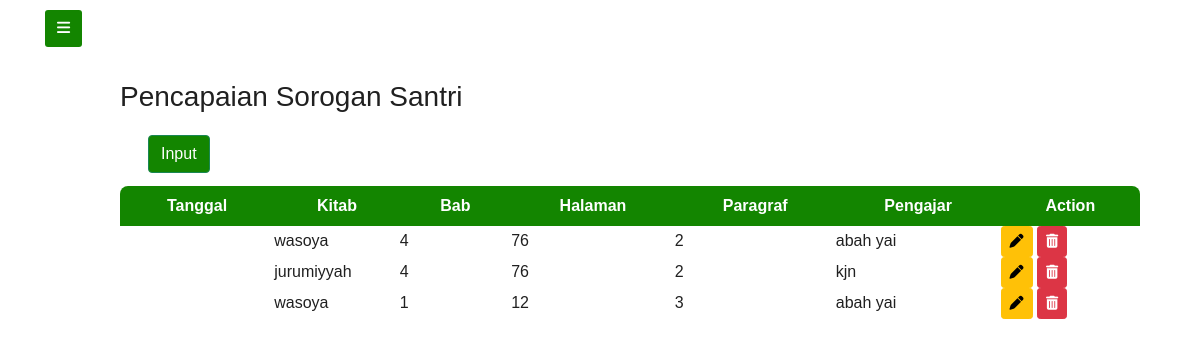
The app's page /pengajar/input_sorogan/, older data.
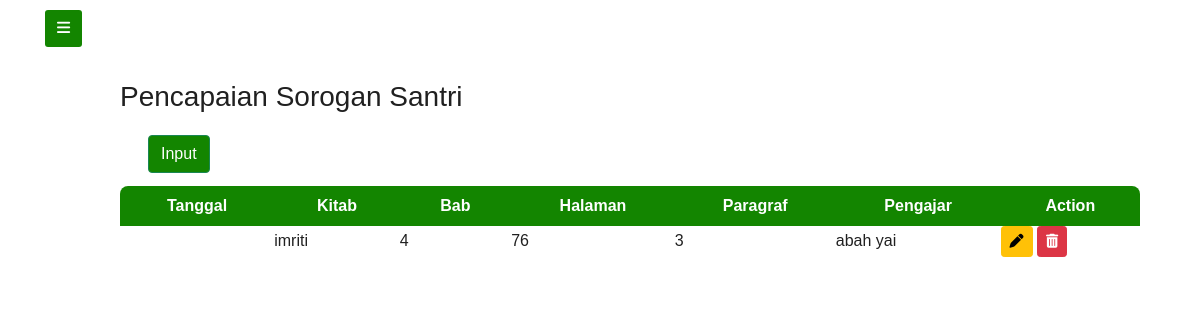
The same page, newer data.
### pengajar/models.py (models this page shows)
class Sorogan(models.Model):
    kitab = models.CharField(default='', max_length=30)
    bab = models.IntegerField(default=0)
    halaman = models.IntegerField(default=0)
    paragraf = models.CharField(default='', max_length=20)
    pengajar = models.CharField(default=0, max_length=30)

### pengajar/views.py (the view, shortened to what this page needs)
# urls.py: path('input_sorogan/', views.input_sorogan),
def input_sorogan(req):
    sorogan = models.Sorogan.objects.all()
    return render(req, 'pengajar/pengajar_input_sorogan.html', {
        'data': sorogan,
    })

### pengajar/templates/pengajar/pengajar_input_sorogan.html (shortened to what this page needs)
{% extends "pengajar/input.html" %}
{% block content %}
<h3>Pencapaian Sorogan Santri</h3>
<nav class="navbar navbar-light bg-white">
    <div class="container-fluid">
        <a class="navbar-brand">
            <button type="button" class="btn btn-success" data-bs-toggle="modal" data-bs-target="#staticBackdrop"
                style="background-color: #138500;">
                Input
            </button>
        </a>
    </div>
</nav>
<div class="container-fluid">
    <div class=" row d-flex">
        <table class="bg-white divide-y divide-gray-300' style=" border: green;">
            <thead class="" style="background-color: #138500; color: #FFFFFF;">
                <tr>
                    <th class="font-semibold text-sm uppercase px-4 py-2 text-center"> Tanggal </th>
                    <th class="font-semibold text-sm uppercase px-4 py-2 text-center"> Kitab </th>
                    <th class="font-semibold text-sm uppercase px-4 py-2 text-center"> Bab </th>
                    <th class="font-semibold text-sm uppercase px-4 py-2 text-center"> Halaman </th>
                    <th class="font-semibold text-sm uppercase px-4 py-2 text-center"> Paragraf </th>
                    <th class="font-semibold text-sm uppercase px-4 py-2 text-center"> Pengajar </th>
                    <th class="font-semibold text-sm uppercase px-4 py-2 text-center"> Action </th>
                </tr>
            </thead>
            {%for d in data%}
            <tbody class="divide-y divide-gray-500" style="border-color: #138500;">
                <tr>
                    <th scope="row" class="text-center">{{ data.tanggal }}</th>
                    <td>{{d.kitab}}</td>
                    <td>{{d.bab}}</td>
                    <td>{{d.halaman}}</td>
                    <td>{{d.paragraf}}</td>
                    <td>{{d.pengajar}}</td>
                    <td>
                        <a class="btn btn-sm btn-warning"
                            href="/pengajar/pengajar_input_sorogan/{{d.id}}/editsorogan"><i class="fas fa-pen"></i></a>
                        <a class="btn btn-sm btn-danger"
                            href="/pengajar/pengajar_input_sorogan/{{d.id}}/deletesorogan"><i
                                class="fas fa-trash-alt"></i></a>
                    </td>
                </tr>
            </tbody>
            {%endfor%}
        </table>
    </div>
</div>
</div>
{%endblock%}

Row changes from the older to the newer data that the page shows:
removed Sorogan: kitab "wasoya", bab "4", halaman "76", paragraf "2", pengajar "abah yai"
removed Sorogan: kitab "jurumiyyah", bab "4", halaman "76", paragraf "2", pengajar "kjn"
removed Sorogan: kitab "wasoya", bab "1", halaman "12", paragraf "3", pengajar "abah yai"
added Sorogan: kitab "imriti", bab "4", halaman "76", paragraf "3", pengajar "abah yai"
